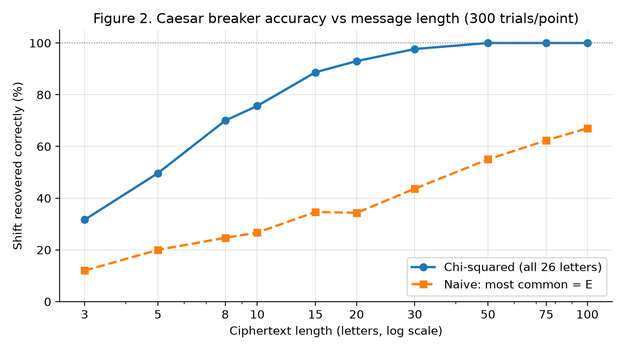
#> input picture module-02-classical-encryption/figures/fig2_breaker_accuracy.png, 625 x 350 px, shrunk from 1500 x 840 before the run
$ python build_apa_report.py
#> lines starting #> are read from the running program, lines starting #| are printed output that depends on the picture
"""Build the Module 2 lab report as an APA 7 student paper (HTML -> PDF via headless Chrome).

Usage:  python report/build_apa_report.py
Output: Ruthvik_Nath_Bandari_Module2_Lab_Report.pdf (module folder)

Edit the TITLE PAGE values below, then re-run.
"""
import html
import re
import subprocess
from pathlib import Path

from PIL import Image

# ---- TITLE PAGE (APA 7 student paper) ---------------------------------------------------------
TITLE = "Building and Breaking Classical Ciphers: A Comparison of Caesar and Substitution Encryption"
AUTHOR = "Ruthvik Nath Bandari"
AFFILIATION = "Northeastern University"
COURSE = "AAI6680: AI for Cybersecurity"
INSTRUCTOR = "Mimoza Dimodugno, PhD"
DUE_DATE = "September 27, 2026"
# -----------------------------------------------------------------------------------------------

HERE = Path(__file__).resolve().parent
MODULE = HERE.parent
FIGS = MODULE / "figures"
OUT_PDF = MODULE / "Ruthvik_Nath_Bandari_Module2_Lab_Report.pdf"
CHROME = "/Applications/Google Chrome.app/Contents/MacOS/Google Chrome"


def strip_chart_title(src: Path, dst: Path) -> None:
    """APA puts the figure number/title above the image, so remove the title baked into the chart.

    Anchors on the y-axis spine (the longest vertical dark line in the image), crops a little
    above where it starts, and whitens any title remnant to the right of the spine.
    """
    img = Image.open(src).convert("RGB")
    gray = img.convert("L")
    w, h = gray.size
    px = gray.load()
    best_len, spine_top, spine_x = 0, 0, 0
    for x in range(w // 3):                      # the spine sits in the left third
        run, top = 0, None
        for y in range(h):
            if px[x, y] < 80:
                run += 1
                top = y - run + 1
                if run > best_len:
                    best_len, spine_top, spine_x = run, top, x
            else:
                run = 0
    top = max(spine_top - 30, 0)
    out = img.crop((0, top, w, h))
    # Whiten the strip above the axes to the right of the spine: removes any title remnant while
    # keeping the top y-tick label (which sits left of the spine).
    out.paste((255, 255, 255), (spine_x + 3, 0, w, spine_top - top - 2))
    out.save(dst)


def md_inline(text: str) -> str:
    """Tiny inline formatter: *italic*, **bold**; everything else escaped."""
    t = re.sub(r'"(.+?)"', "\u201c\\1\u201d", text)   # curly double quotes
    t = t.replace("'", "\u2019")                            # apostrophes
    t = html.escape(t, quote=False)
    t = re.sub(r"\*\*(.+?)\*\*", r"<b>\1</b>", t)
    t = re.sub(r"\*(.+?)\*", r"<i>\1</i>", t)
    return t


def paras(block: str) -> str:
    return "\n".join(f"<p>{md_inline(p.strip())}</p>" for p in block.strip().split("\n\n"))


def figure(num: int, title: str, img: str, note: str) -> str:
    return f"""
<div class="figure">
  <p class="label"><b>Figure {num}</b></p>
  <p class="ftitle"><i>{md_inline(title)}</i></p>
  <img src="{img}" alt="{html.escape(title)}">
  <p class="note"><i>Note.</i> {md_inline(note)}</p>
</div>"""


# ---- BODY ---------------------------------------------------------------------------------------
INTRO = """
Encryption converts readable plaintext into ciphertext so that only holders of the key can recover the message. This lab implemented two classical ciphers, the Caesar shift and the simple substitution cipher, and then attacked both. The goal was to measure *why* one cipher is stronger than the other, and why neither is secure.
"""

DATA = """
The attacks compare ciphertext against a statistical model of English, so two inputs were loaded and validated first. The first was Lewand's (2000) letter-frequency table; the code checks that it covers all 26 letters and sums to 100%. The second was an original five-paragraph corpus of 2,304 letters. For analysis only, text was normalized to uppercase A–Z. The ciphers themselves preserve case, spaces, digits, and punctuation, and they reject invalid input such as missing values, non-string types, and substitution keys that are not permutations.
"""

CIPHERS = """
The Caesar cipher shifts each letter by a key *k* (mod 26). The substitution cipher maps A–Z through a randomly shuffled alphabet generated from a fixed seed, and decryption applies the inverse mapping. Assertions verify every required test case, including "Hello World" → "Khoor Zruog".
"""

ATTACK = """
Each candidate decryption was scored with Pearson's chi-squared statistic against English letter frequencies, and the lowest score was selected. I chose chi-squared over the common "most frequent letter is E" heuristic because it uses all 26 letters and heavily penalizes rare letters (Q, X, Z) appearing too often, which is exactly what an incorrect shift produces. For the substitution cipher, the attack combined frequency rank-matching, common-word patterns (*THE*, *AND*), and a known-word "crib" located by its letter pattern.
"""

RESULTS_1 = """
Both ciphers encrypted and decrypted all test cases correctly. Run time scaled linearly with message length, and substitution was about one-third faster on long inputs (0.07 vs. 0.11 µs per character), so speed does not distinguish the two methods.

The automated Caesar breaker recovered a hidden shift from a single sentence: the correct candidate scored χ² = 14.9, compared with 249.5 for the runner-up. Across 300 random trials per message length (see Figure 1), chi-squared recovered the key 93% of the time at 20 letters and 100% of the time from 50 letters onward. The naive E-rule achieved only 34% and 55% at those lengths.
"""

RESULTS_2 = """
Against the substitution cipher, frequency ranking alone decrypted 42.8% of ciphertext letters correctly (see Figure 2). Assuming that the two most common three-letter words were *THE* and *AND* raised this to 51.8%. A single guessed word, "encryption," matched exactly one ciphertext word by shape and raised accuracy to 89.4%, which left the text readable.
"""

SECURITY = """
Table 1 summarizes the comparison. Substitution's key-space advantage of roughly 84 bits is irrelevant in practice, because the attacker never needs to search the keys. Figure 2 shows why: Caesar slides the English histogram sideways and substitution shuffles it, but once sorted, both ciphertext distributions are identical to the plaintext distribution. Repeated words also encrypt identically, and letter patterns such as the double *s* in *password* survive, so a single guessed word can be located by its shape alone.
"""

DISCUSSION = """
Caesar falls to brute force in a fraction of a second. Substitution survives brute force but still falls to statistical analysis, because both ciphers are deterministic and monoalphabetic: they relabel letters without hiding their frequencies or structure. The key lesson is that a large key space is necessary but not sufficient. Secure modern ciphers such as AES-GCM also require diffusion and randomization, so that ciphertext is statistically indistinguishable from random noise (Stallings, 2017).

The breaker is itself a small statistical classifier that scores inputs against a model of "normal," the same principle that underlies the anomaly-based intrusion detector from Module 1. A limitation of this lab is that all results come from a single English corpus; an automated hill-climbing substitution solver would be the natural extension.
"""

TABLE_ROWS = [
    ("Key space", "25 keys (≈4.6 bits)", "26! ≈ 4.0 × 10<sup>26</sup> keys (≈88 bits)"),
    ("Brute force at 10<sup>9</sup> keys/s", "Nanoseconds", "≈1.3 × 10<sup>10</sup> years"),
    ("Known plaintext", "One letter reveals the key", "One word reveals only its letters (36% here)"),
    ("Repeated words and patterns", "Leaked", "Leaked"),
    ("Frequency analysis", "Broken instantly", "Broken with one paragraph"),
]

REFERENCES = [
    "Lewand, R. E. (2000). <i>Cryptological mathematics</i>. Mathematical Association of America.",
    "Stallings, W. (2017). <i>Cryptography and network security: Principles and practice</i> (7th ed.). Pearson.",
]


def body_word_count() -> int:
    text = " ".join([INTRO, DATA, CIPHERS, ATTACK, RESULTS_1, RESULTS_2, SECURITY, DISCUSSION])
    return len(re.findall(r"\S+", re.sub(r"[*]", "", text)))


def build_html() -> str:
    strip_chart_title(FIGS / "fig2_breaker_accuracy.png", HERE / "apa_fig1.png")
    strip_chart_title(FIGS / "fig3_frequency_comparison.png", HERE / "apa_fig2.png")
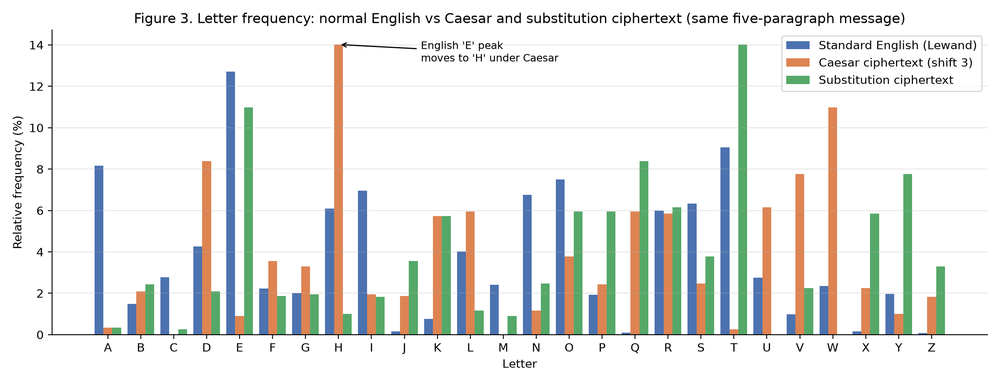
#> input picture module-02-classical-encryption/figures/fig3_frequency_comparison.png, 1000 x 383 px, shrunk from 2400 x 920 before the run
#> in strip_chart_title (call 2), `gray = img.convert("L")`:
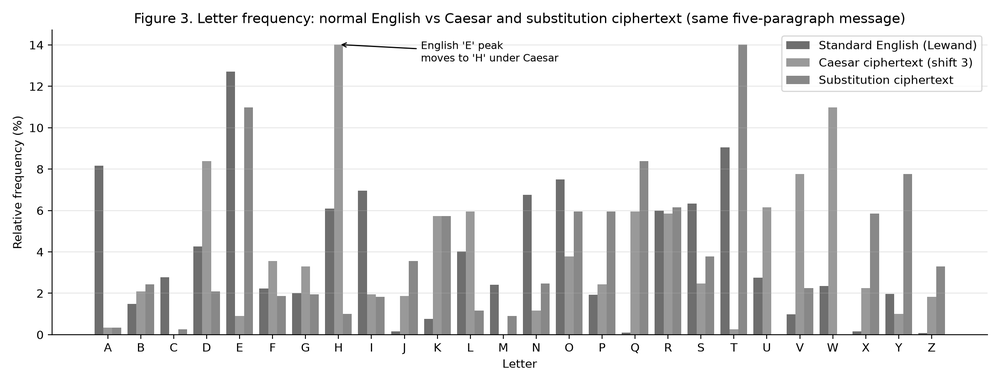
#> gray: PIL image 1000x383 L; min 0, max 255, mean 232.5

    table_html = "\n".join(f"<tr><td>{a}</td><td>{b}</td><td>{c}</td></tr>" for a, b, c in TABLE_ROWS)
    refs_html = "\n".join(f'<p class="ref">{r}</p>' for r in REFERENCES)

    return f"""<!DOCTYPE html>
<html lang="en"><head><meta charset="utf-8"><title>{html.escape(TITLE)}</title>
<style>
  @page {{ size: letter; margin: 1in;
          @top-right {{ content: counter(page); font: 12pt "Times New Roman", serif; }} }}
  html {{ font: 12pt/2 "Times New Roman", Times, serif; color: #000; }}
  body {{ margin: 0; }}
  p {{ margin: 0; text-indent: 0.5in; text-align: left; }}
  h1, h2 {{ font-size: 12pt; font-weight: bold; margin: 0; line-height: 2; break-after: avoid; }}
  .label, .ftitle {{ break-after: avoid; }}
  h1 {{ text-align: center; }}
  h2 {{ text-align: left; }}
  .title-page {{ text-align: center; page-break-after: always; padding-top: 2in; }}
  .title-page p {{ text-indent: 0; text-align: center; }}
  .title-page .t {{ font-weight: bold; margin-bottom: 2em; }}
  .paper-title {{ text-align: center; font-weight: bold; }}
  .figure, .table {{ break-inside: avoid; margin: 0 0 1em; }}
  .figure p, .table p {{ text-indent: 0; }}
  .figure img {{ width: 100%; display: block; margin: 0.15in 0; }}
  .note {{ line-height: 2; }}
  table {{ width: 100%; border-collapse: collapse; line-height: 1.4; margin: 0.1in 0; }}
  th, td {{ text-align: left; vertical-align: top; padding: 4pt 6pt; }}
  thead th {{ border-top: 1px solid #000; border-bottom: 1px solid #000; font-weight: normal; }}
  tbody tr:last-child td {{ border-bottom: 1px solid #000; }}
  .refs {{ page-break-before: always; }}
  .ref {{ text-indent: -0.5in; padding-left: 0.5in; }}
</style></head><body>

<section class="title-page">
  <p class="t">{html.escape(TITLE)}</p>
  <p>{html.escape(AUTHOR)}</p>
  <p>{html.escape(AFFILIATION)}</p>
  <p>{html.escape(COURSE)}</p>
  <p>{html.escape(INSTRUCTOR)}</p>
  <p>{html.escape(DUE_DATE)}</p>
</section>

<p class="paper-title" style="text-indent:0">{html.escape(TITLE)}</p>
{paras(INTRO)}

<h1>Method</h1>
<h2>Data and Preprocessing</h2>
{paras(DATA)}
<h2>Cipher Implementation</h2>
{paras(CIPHERS)}
<h2>Attack Logic</h2>
{paras(ATTACK)}

<h1>Results</h1>
{paras(RESULTS_1)}
{figure(1, "Caesar Breaker Accuracy by Ciphertext Length", "apa_fig1.png",
        "Each point is the share of 300 random corpus excerpts whose Caesar shift was recovered correctly. "
        "The solid line uses chi-squared scoring across all 26 letters; the dashed line assumes the most "
        "frequent ciphertext letter is E. Corresponds to Figure 2 in the accompanying notebook.")}
{paras(RESULTS_2)}
{figure(2, "Letter Frequency in Standard English Compared With Caesar and Substitution Ciphertext", "apa_fig2.png",
        "English frequencies are from Lewand (2000). Both ciphertexts encrypt the same five-paragraph corpus; "
        "the Caesar key is a shift of 3. Corresponds to Figure 3 in the accompanying notebook.")}

<h1>Security Analysis</h1>
{paras(SECURITY)}
<div class="table">
  <p class="label"><b>Table 1</b></p>
  <p class="ftitle"><i>Security Comparison of the Caesar and Substitution Ciphers</i></p>
  <table>
    <thead><tr><th>Criterion</th><th>Caesar cipher</th><th>Substitution cipher</th></tr></thead>
    <tbody>{table_html}</tbody>
  </table>
  <p class="note"><i>Note.</i> Brute-force times assume one billion key trials per second. The known-plaintext
  figure is the share of message letters revealed by the single known word \u201cFriday.\u201d</p>
</div>

<h1>Discussion</h1>
{paras(DISCUSSION)}

<section class="refs">
  <h1>References</h1>
  {refs_html}
</section>
</body></html>"""


def main() -> None:
    html_path = HERE / "Module2_Lab_Report_APA.html"
    html_path.write_text(build_html(), encoding="utf-8")
    subprocess.run([CHROME, "--headless=new", "--disable-gpu", "--no-pdf-header-footer",
                    f"--print-to-pdf={OUT_PDF}", html_path.as_uri()],
                   check=True, capture_output=True)
#> (this line was passed over: subprocess is not available in this run)
    print(f"Body word count: {body_word_count()}")
    print(f"Wrote {OUT_PDF}")


if __name__ == "__main__":
    main()
